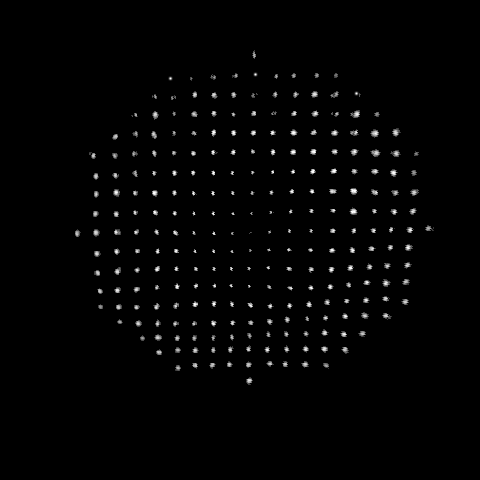
#> input picture 23-11-KeratoconusMC/images/maconst01.tif, 480 x 480 px
$ jupyter execute imgprocessing.ipynb
#> lines starting #> are read from the running program, lines starting #| are printed output that depends on the picture; after the words box and inside, x2 and y2 are one past the last pixel; in counts of white or black regions, pixels touching at a corner belong together
[cell 1]
import cv2 as cv
import numpy as np
import matplotlib.pyplot as plt
import os
import scipy.ndimage as ndi
from sklearn.cluster import KMeans
import pandas as pd

[cell 2]
root = os.getcwd()
print(root)
img_gray = cv.imread("./../images/maconst01.tif", cv.IMREAD_GRAYSCALE) #Rows and columns
#> img_gray is the input picture: shape (480, 480); min 0, max 255, mean 3.5

[cell 3]
plt.figure(figsize=(10,10))
plt.imshow(img_gray, cmap="gray")

[cell 4]
# --- 1. Parameters ---
threshold_value = 60
expected_spots = 252  # The number of spots detectable by the camera
number_of_columns = 19
output_filename = './../data/12-02-maconst01.txt'

# --- 2. Load the Image ---
root = os.getcwd()
img_path = os.path.join(root, "./../images/maconst01.tif")
# Ensure the slicing [:, 72:552] matches your specific image ROI
img_gray = cv.imread(img_path, cv.IMREAD_GRAYSCALE)

if img_gray is None:
    print(f"Error: Could not load image '{img_path}'.")
else:
    # Apply the crop as per your snippet
    print(f"Successfully loaded image with shape {img_gray.shape}")
#| Successfully loaded image with shape (480, 480)

    # --- 3. Isolate the Spots ---
    ret, binary_mask = cv.threshold(img_gray, threshold_value, 255, cv.THRESH_BINARY)
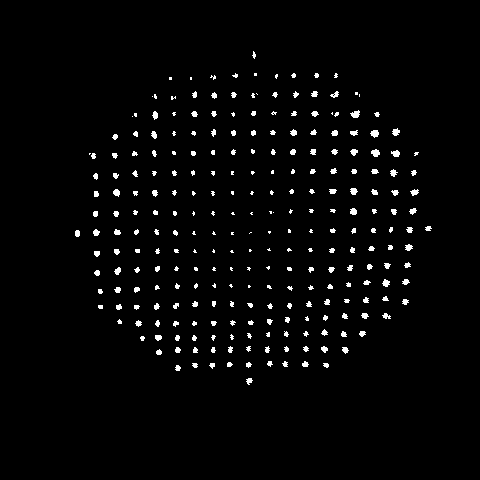
#> binary_mask: shape (480, 480); 2.4% white; 260 white regions (104 under 20 px), largest, box (x1, y1, x2, y2) and area: (350, 110, 360, 118) 52, (371, 149, 380, 157) 51, (370, 130, 379, 138) 50
#> ret = 60
    print(f"Created binary mask with threshold={threshold_value}.")

    # --- 4. Find Labels and Stats ---
    num_labels, labels_matrix, stats, centroids = cv.connectedComponentsWithStats(binary_mask)
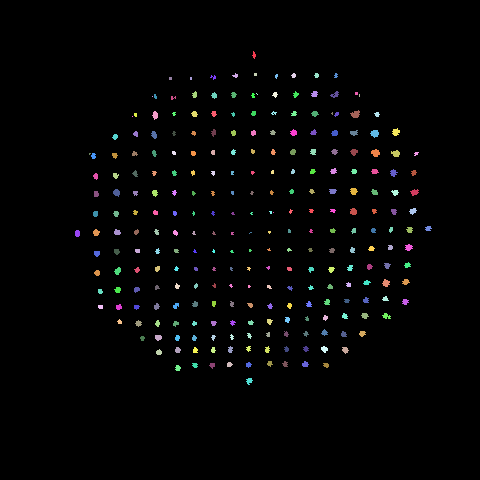
#> labels_matrix: shape (480, 480) int32; 261 distinct labels, from 0 to 260; one colour per label, 0 black
#> num_labels = 261; stats = 261 rows, first 6: [0, 0, 480, 480, 224812], [252, 51, 4, 8, 18], [232, 73, 6, 5, 17], [254, 73, 3, 3, 9], [291, 73, 5, 5, 18], [314, 73, 5, 5, 19]; centroids = 261 pairs, first value 77 to 427.9, second value 54.61 to 380.5

    all_blob_sizes = stats[1:, cv.CC_STAT_AREA]
#> all_blob_sizes = 260 values, max 52 at index 31, min 1 at index 22, mean 21.49
    all_blob_sizes_sorted = sorted(all_blob_sizes, reverse=True)
#> all_blob_sizes_sorted = 260 values, max 52 at index 0, min 1 at index 257, mean 21.49

    print(f"Found {len(all_blob_sizes_sorted)} total blobs.")
#| Found 260 total blobs.

    # --- 5 & 6. Logic to Find Valid Indices ---
    valid_indices = []

    if len(all_blob_sizes_sorted) < expected_spots:
        print(f"*** ERROR: Found fewer than {expected_spots} spots. Lower the threshold. ***")

    elif len(all_blob_sizes_sorted) == expected_spots:
        # CASE 2: Exact match (No noise)
        print(f"--- Exact match ({expected_spots} spots). Keeping all. ---")
        valid_indices = list(range(1, num_labels)) # Keep all labels

    else:
        # CASE 3: More spots than expected (Filter noise)
        size_of_last_spot = all_blob_sizes_sorted[expected_spots - 1]
#> size_of_last_spot = 6
        size_of_first_noise = all_blob_sizes_sorted[expected_spots]
#> size_of_first_noise = 4
        min_spot_size = (size_of_last_spot + size_of_first_noise) / 2
#> min_spot_size = 5

        print(f"--- Filtering noise. Cutoff size: {int(min_spot_size)} ---")
#| --- Filtering noise. Cutoff size: 5 ---

        for label_id in range(1, num_labels):
            if stats[label_id, cv.CC_STAT_AREA] > min_spot_size:
                valid_indices.append(label_id)
#> after the loop, valid_indices = 252 values from 1 to 260

    # --- Proceed only if we have valid spots ---
    if len(valid_indices) > 0:
        print(f"Processing {len(valid_indices)} valid spots...")
#> (printed output is left out)

        # --- 7. Calculate Centroids ---
        precise_centroids_yx = ndi.center_of_mass(img_gray, labels=labels_matrix, index=valid_indices)
#> precise_centroids_yx = 252 pairs, first value 54.61 to 380.4, second value 76.85 to 427.9

        # --- 8. Organize with Clustering ---
        centroids_xy = [(coord[1], coord[0]) for coord in precise_centroids_yx]
#> centroids_xy = 252 pairs, first value 76.85 to 427.9, second value 54.61 to 380.4
        x_coords = np.array([c[0] for c in centroids_xy]).reshape(-1, 1)
#> x_coords = 252 values, max 427.9 at index 119, min 76.85 at index 129, mean 252.4

        if len(x_coords) < number_of_columns:
            print(f"Error: Not enough spots to form {number_of_columns} columns.")
        else:
            kmeans = KMeans(n_clusters=number_of_columns, n_init=10, random_state=0)
            column_labels = kmeans.fit_predict(x_coords)
#> column_labels = 252 values, max 18 at index 119, min 0 at index 18, mean 7.9

            cluster_centers = kmeans.cluster_centers_.flatten()
            cluster_sort_order = np.argsort(cluster_centers)
            cluster_map = {original: sorted_id for sorted_id, original in enumerate(cluster_sort_order)}

            sortable_list = []
            for i in range(len(centroids_xy)):
                spot_xy = centroids_xy[i]
                original_id = column_labels[i]
                sorted_id = cluster_map[original_id]
                # Sort by Column ID first, then Y-coordinate
                sortable_list.append(((sorted_id, spot_xy[1]), spot_xy))
#> this loop made 252 passes
#> (spot_xy, original_id, sorted_id) on passes 1 to 3: ((253.7, 54.61), 7, 9), ((235.2, 75.23), 12, 8), ((255, 74), 7, 9)
#> after the loop, sortable_list = 252 items

            sorted_list = sorted(sortable_list, key=lambda x: x[0])
#> sorted_list = 252 items
            sorted_centroids = [item[1] for item in sorted_list]
#> sorted_centroids has the same summary as centroids_xy

            print("Sorted all centroids correctly using column clustering.")

            # --- 9. Manually Insert the Center Point ---
            manual_point = (250.0, 232.0)
            insert_index = 126

            # Check if the list has the expected spots (252)
            if len(sorted_centroids) == expected_spots:
                sorted_centroids.insert(insert_index, manual_point)
                print(f"Manually inserted point {manual_point} at index {insert_index}.")
            else:
                print(f"*** WARNING: Did not insert manual point. Expected {expected_spots} spots but found {len(sorted_centroids)}. ***")

            # --- 10. Save to File ---
            with open(output_filename, 'w') as f:
                for i, (x, y) in enumerate(sorted_centroids):
                    label = i + 1
                    f.write(f"{label} {x:.8f} {y:.8f}\n")
#> this loop made 253 passes
#> (x, y) on passes 1 to 3: (76.85, 233), (93.06, 155.3), (95.43, 175.8)

            print(f"Successfully saved {len(sorted_centroids)} sorted spots to '{output_filename}'.")
#| Successfully saved 253 sorted spots to './../data/12-02-maconst01.txt'.
    else:
        print("No valid spots found to process.")

[cell 5]
df_hpref = pd.read_csv('./../data/12-02-maconst01.txt', delim_whitespace = True, header=None) #This is with the data coming from the machine learning algorithm
# df_hpref = pd.read_csv('output-that-works.txt', delim_whitespace = True, header=None)

[cell 6]
df_hpref.rename(columns={0:'pos', 2:'y', 1:'x'}, inplace=True)

[cell 7]
matA_hpref = np.zeros((480,480))

[cell 8]
df_img_ref = np.floor(df_hpref).astype(int)

[cell 9]
N = df_hpref.shape[0] #Number of centroids in the pattern

counter = 0 #Just to verify
for ii in range(0,N):
    matA_hpref[df_img_ref["y"][ii]][df_img_ref["x"][ii]] = 1
    counter += 1
counter

[cell 10]
plt.figure(figsize=(12,12))
plt.imshow(matA_hpref, cmap="grey")
plt.xlabel('Width [pixels]', size=13)
plt.ylabel('Height [pixels]', size=13)
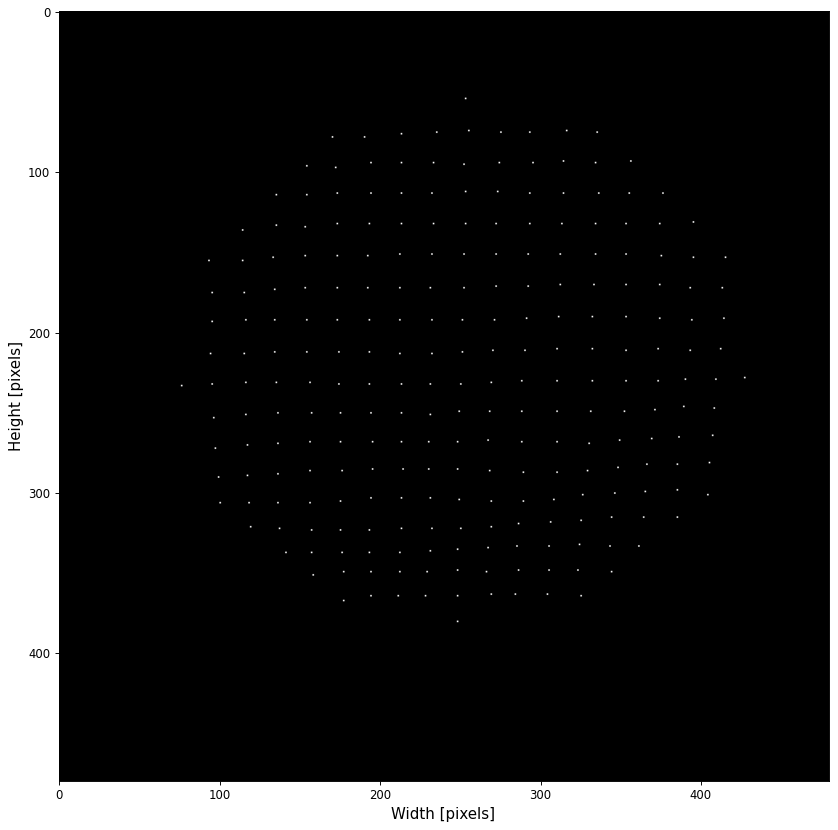
#> figure drawn by matplotlib, 1 panel

$ run again, with 23-11-KeratoconusMC/images/aspher02.tif copied over 23-11-KeratoconusMC/images/maconst01.tif
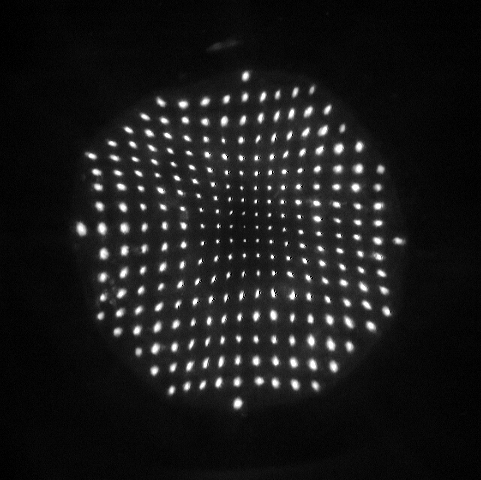
#> input picture 23-11-KeratoconusMC/images/aspher02.tif, 481 x 480 px
#> img_gray is the input picture: shape (480, 481); min 0, max 255, mean 26.2
#| Successfully loaded image with shape (480, 481)
#> `ret, binary_mask = cv.threshold(img_gray, threshold_value, 255, cv.THR..`:
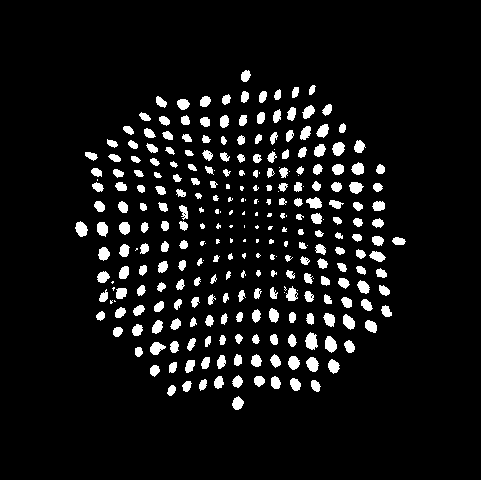
#> binary_mask: shape (480, 481); 7.3% white; 280 white regions (51 under 20 px), largest, box (x1, y1, x2, y2) and area: (305, 332, 318, 350) 162, (325, 336, 337, 353) 149, (75, 221, 88, 237) 142
#> ret = 60
#> labels_matrix: shape (480, 481) int32; 281 distinct labels, from 0 to 280
#> num_labels = 281; stats = 281 rows, first 6: [0, 0, 481, 480, 213986], [241, 70, 10, 12, 89], [309, 85, 7, 10, 48], [292, 87, 7, 11, 62], [274, 89, 7, 11, 58], [241, 91, 8, 12, 76]; centroids = 281 pairs, first value 80.96 to 398.3, second value 75.54 to 402.9
#> all_blob_sizes = 280 values, max 162 at index 246, min 1 at index 42, mean 60.34
#> all_blob_sizes_sorted = 280 values, max 162 at index 0, min 1 at index 264, mean 60.34
#| Found 280 total blobs.
#> size_of_last_spot = 9
#> size_of_first_noise = 8
#> min_spot_size = 8.5
#| --- Filtering noise. Cutoff size: 8 ---
#> after the loop `for label_id in range(1, num_labels):`: valid_indices = 252 values from 1 to 280
#> (printed output is left out)
#> precise_centroids_yx = 252 pairs, first value 75.61 to 403, second value 80.91 to 398.2
#> centroids_xy = 252 pairs, first value 80.91 to 398.2, second value 75.61 to 403
#> x_coords = 252 values, max 398.2 at index 134, min 80.91 at index 117, mean 240
#> column_labels = 252 values, max 18 at index 8, min 0 at index 9, mean 9
#> the loop `for i in range(len(centroids_xy)):` made 252 passes
#> (spot_xy, original_id, sorted_id) on passes 1 to 3: ((245.2, 75.61), 2, 10), ((311.6, 89.47), 1, 14), ((294.9, 91.75), 15, 13)
#> after the loop `for i in range(len(centroids_xy)):`: sortable_list = 252 items
#> sorted_centroids has the same summary as centroids_xy
#> the loop `for i, (x, y) in enumerate(sorted_centroids):` made 253 passes
#> (x, y) on passes 1 to 3: (91.05, 155.4), (96.13, 171.8), (97.63, 186.6)
#| Successfully saved 253 sorted spots to './../data/12-02-maconst01.txt'.
#> `[cell 10] plt.figure(figsize=(12,12)) plt.imshow(matA_hpref, cmap="gre..`:
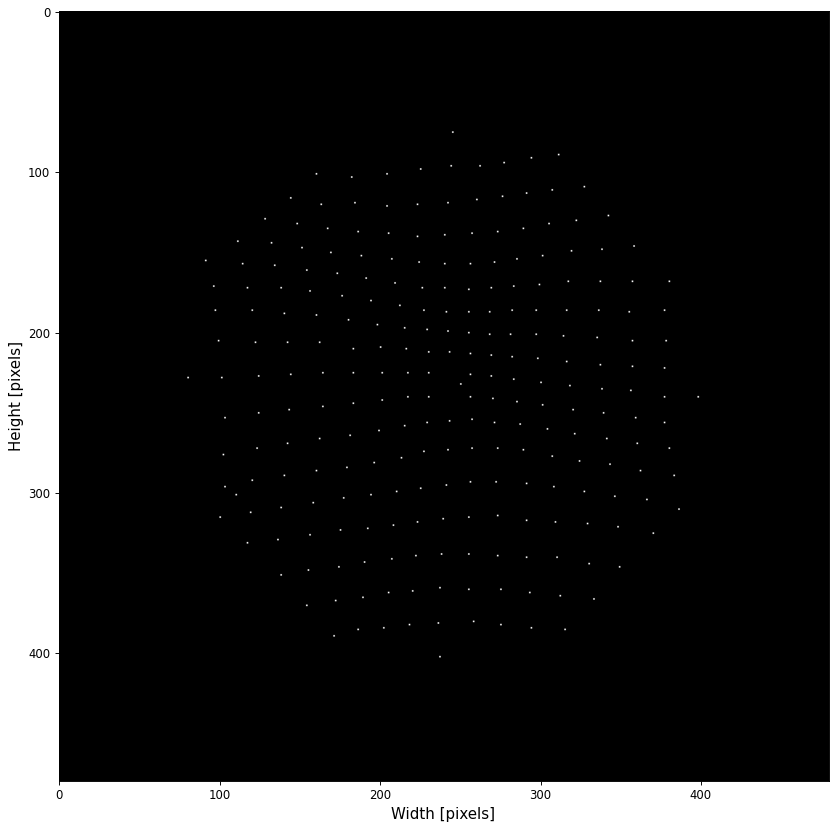
#> figure drawn by matplotlib, 1 panel

$ run again, with 23-11-KeratoconusMC/images/hpref.tif copied over 23-11-KeratoconusMC/images/maconst01.tif
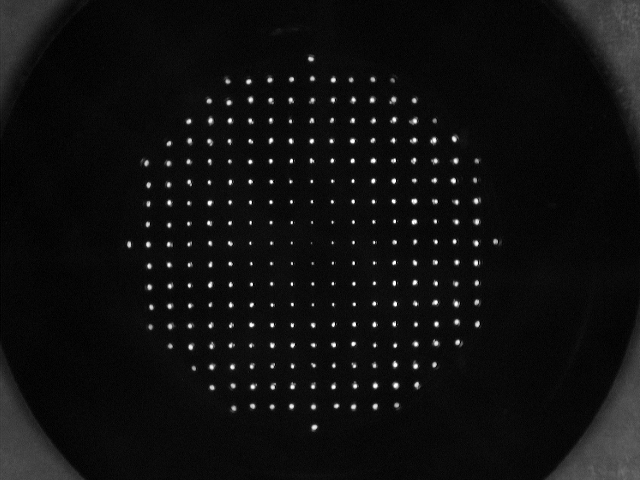
#> input picture 23-11-KeratoconusMC/images/hpref.tif, 640 x 480 px
#> img_gray is the input picture: shape (480, 640); min 0, max 255, mean 15.7
#| Successfully loaded image with shape (480, 640)
#> `ret, binary_mask = cv.threshold(img_gray, threshold_value, 255, cv.THR..`:
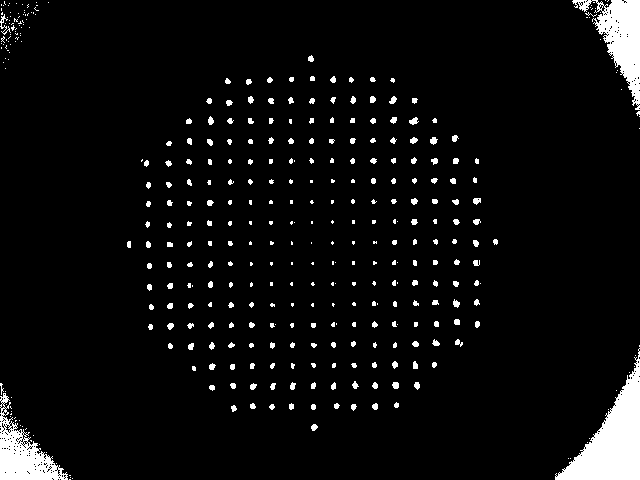
#> binary_mask: shape (480, 640); 5.2% white; 386 white regions (205 under 20 px), largest, box (x1, y1, x2, y2) and area: (555, 348, 640, 480) 4621, (572, 0, 640, 110) 2893, (0, 393, 68, 480) 2367
#> ret = 60
#> labels_matrix: shape (480, 640) int32; 387 distinct labels, from 0 to 386
#> num_labels = 387; stats = 387 rows, first 6: [0, 0, 640, 480, 291105], [4, 1, 2, 4, 4], [572, 0, 68, 110, 2893], [605, 0, 1, 1, 1], [607, 0, 2, 2, 2], [9, 3, 1, 1, 1]; centroids = 387 pairs, first value 1 to 639, second value 0 to 479
#> all_blob_sizes = 386 values, max 4621 at index 318, min 1 at index 2, mean 41.7
#> all_blob_sizes_sorted = 386 values, max 4621 at index 0, min 1 at index 304, mean 41.7
#| Found 386 total blobs.
#> size_of_last_spot = 9
#| --- Filtering noise. Cutoff size: 9 ---
#> after the loop `for label_id in range(1, num_labels):`: valid_indices = 251 values from 2 to 371
#> (printed output is left out)
#> precise_centroids_yx = 251 pairs, first value 14 to 455.4, second value 1.2 to 637.9
#> centroids_xy = 251 pairs, first value 1.2 to 637.9, second value 14 to 455.4
#> x_coords = 251 values, max 637.9 at index 26, min 1.2 at index 229, mean 310.8
#> column_labels = 251 values, max 18 at index 40, min 0 at index 12, mean 9.04
#> the loop `for i in range(len(centroids_xy)):` made 251 passes
#> (spot_xy, original_id, sorted_id) on passes 1 to 3: ((621.9, 37.21), 4, 18), ((589.9, 14), 4, 18), ((3.82, 24.41), 5, 0)
#> after the loop `for i in range(len(centroids_xy)):`: sortable_list = 251 items
#> sorted_centroids has the same summary as centroids_xy
#| *** WARNING: Did not insert manual point. Expected 252 spots but found 251. ***
#> the loop `for i, (x, y) in enumerate(sorted_centroids):` made 251 passes
#> (x, y) on passes 1 to 3: (3.82, 24.41), (12.41, 27.58), (2.58, 38.84)
#| Successfully saved 251 sorted spots to './../data/12-02-maconst01.txt'.
#> `[cell 10] plt.figure(figsize=(12,12)) plt.imshow(matA_hpref, cmap="gre..`:
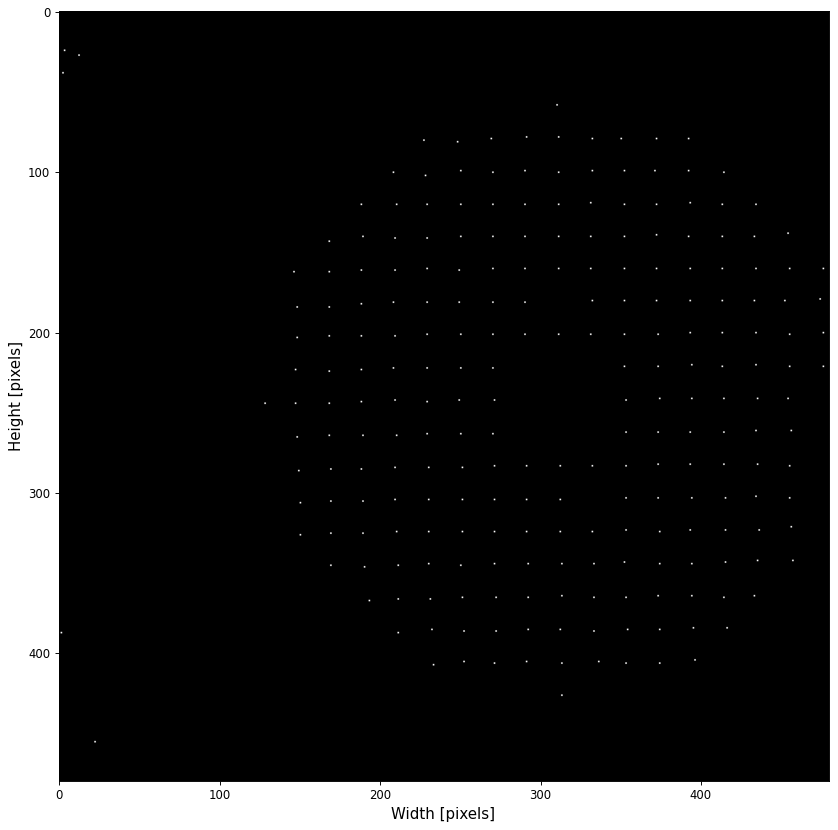
#> figure drawn by matplotlib, 1 panel
